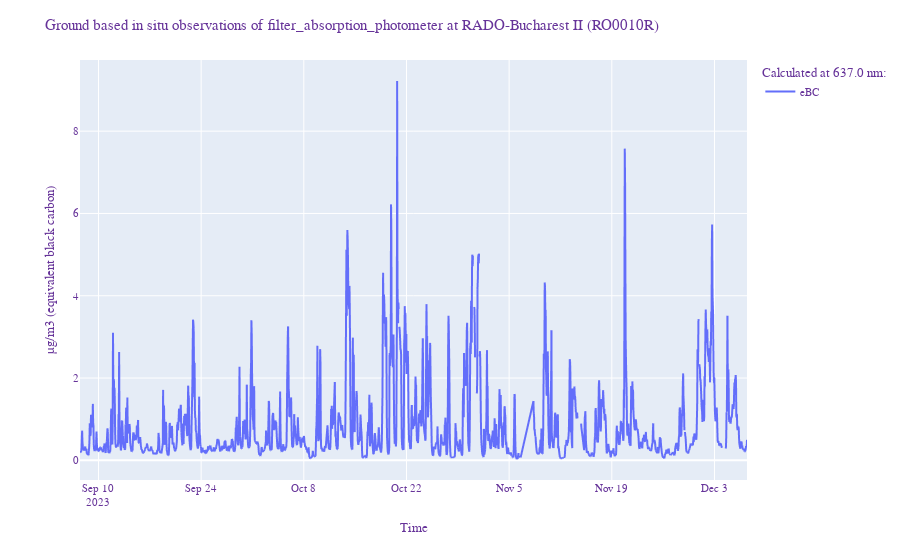

Source (notebook cell):
### Markdown cell above
### Plot of equivalent black carbon

### Code cell
# Convert xarray's DataArray to pandas DataFrame and plot data.
df_eBC = da_eBC.to_dataframe()

fig = px.line(df_eBC.eBC)


fig.update_layout(
    title="{0}".format(ds_xr.title),
    xaxis_title="Time",
    yaxis_title="µg/m3 (equivalent black carbon)",
    font=dict(
        family="Courier New, monospace",
        size=11,
        color="RebeccaPurple"
    ),
    legend=dict(
        title='Calculated at {0} nm:'.format(da_eBC.Wavelength.values)
    )
)
fig.show()

### Figure 1 — Plotly figure (JSON) as saved in the notebook; plotly's stock layout.template omitted (floating-point values rounded to 4 significant figures; data arrays with more than 128 entries replaced by an {"elided": "..."} marker saying what was removed)
{"data": [{"hovertemplate": "variable=eBC<br>time=%{x}<br>value=%{y}<extra></extra>", "legendgroup": "eBC", "line": {"color": "#636efa", "dash": "solid"}, "marker": {"symbol": "circle"}, "mode": "lines", "name": "eBC", "showlegend": true, "type": "scattergl", "x": {"elided": "2121 str values"}, "xaxis": "x", "y": {"elided": "2121 float values"}, "yaxis": "y"}], "layout": {"font": {"color": "RebeccaPurple", "family": "Courier New, monospace", "size": 11}, "legend": {"title": {"text": "Calculated at 637.0 nm:"}, "tracegroupgap": 0}, "margin": {"t": 60}, "title": {"text": "Ground based in situ observations of filter_absorption_photometer at RADO-Bucharest II (RO0010R)"}, "xaxis": {"anchor": "y", "domain": [0, 1], "title": {"text": "Time"}}, "yaxis": {"anchor": "x", "domain": [0, 1], "title": {"text": "µg/m3 (equivalent black carbon)"}}}}
